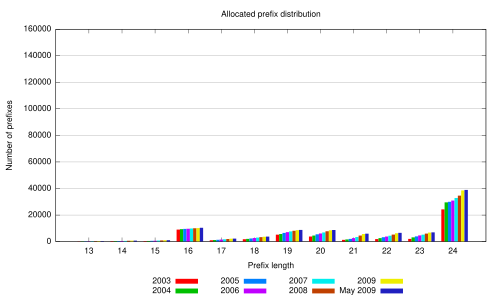

Recreate this plot in gnuplot.
set terminal pdf

#set ydata time
#set timefmt "%Y-%m-%d"
#set format y "%Y/%b"

#set border 3 front linetype -1 linewidth 1.000
#set boxwidth 1 absolute

set style fill   solid 4.00 noborder
#set grid nopolar
#set grid noxtics nomxtics ytics nomytics noztics nomztics \
# nox2tics nomx2tics noy2tics nomy2tics nocbtics nomcbtics
#set grid layerdefault   linetype 0 linewidth 1.000,  linetype 0 linewidth 1.000
#set key bmargin center horizontal Left reverse enhanced autotitles columnhead nobox
#set datafile missing '-'
set style data histograms


#set pm3d
#set style histogram clustered gap 8
#title offset 4,0.25
#set style fill solid noborder
#set boxwidth 0.95

set key under nobox
set grid y
set auto y
#set logscale y
set title 'Allocated prefix distribution'
set xlabel 'Prefix length'
set ylabel 'Number of prefixes'

set yrange [0:160000]

plot '< grep 2003-01-01 rir_prefixes.txt' using 3:xtic(2) every ::12::23 title '2003', \
	 '< grep 2004-01-01 rir_prefixes.txt' using 3:xtic(2) every ::12::23 title '2004', \
	 '< grep 2005-01-01 rir_prefixes.txt' using 3:xtic(2) every ::12::23 title '2005', \
	 '< grep 2006-01-01 rir_prefixes.txt' using 3:xtic(2) every ::12::23 title '2006', \
	 '< grep 2007-01-01 rir_prefixes.txt' using 3:xtic(2) every ::12::23 title '2007', \
	 '< grep 2008-01-01 rir_prefixes.txt' using 3:xtic(2) every ::12::23 title '2008', \
	 '< grep 2009-01-01 rir_prefixes.txt' using 3:xtic(2) every ::12::23 title '2009', \
	 '< grep 2009-04-23 rir_prefixes.txt' using 3:xtic(2) every ::12::23 title 'May 2009'
